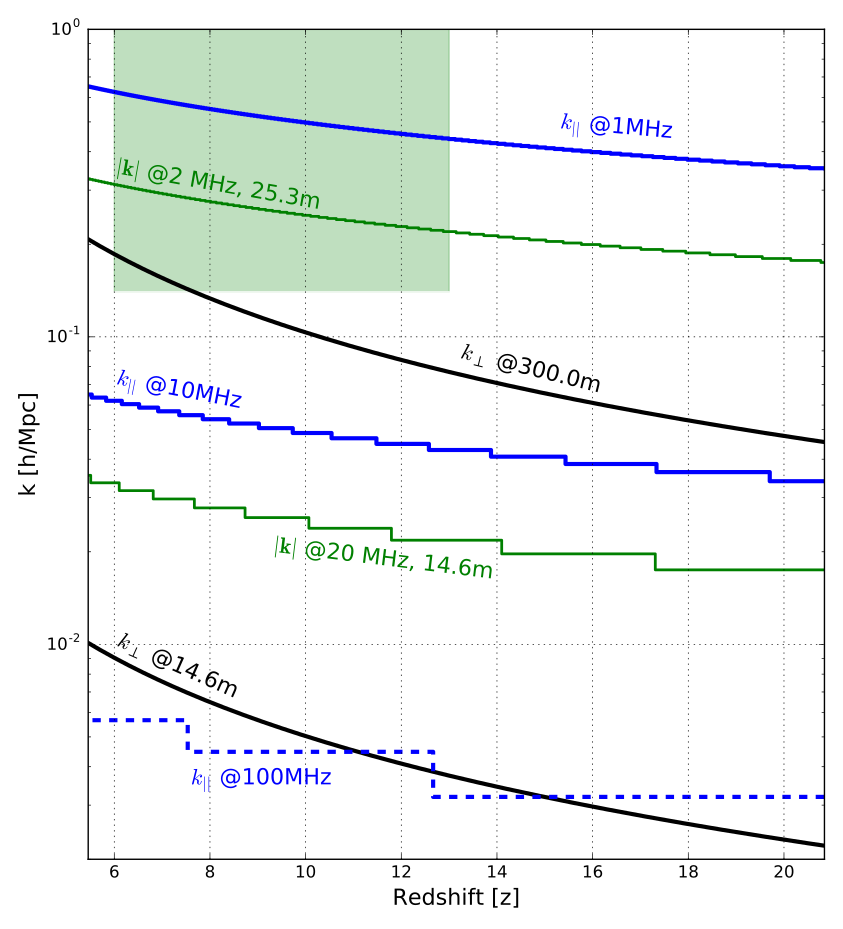

The Python source for this figure:
import sys
sys.path.append('/Users/ddeboer/Documents/ubase/Code/cosmo')
import nedclass
import matplotlib.pyplot as plt
import math
import numpy as np

n = nedclass.ned(H0=100.0)

def get_dz(z,B,rest=1420.):
    return B*(1+z)**2/rest
def just_z_stuff(z,restFreq,b):  #just pass one z
    #X = []  # X Mpc/rad
    #Xb = [] # scaled version
    #Xinstr = []  # observed extent in Mpc
    #Y = []  # Y Mpc/GHz
    #DA = [] # angular scale term
    #E = []  # Hubble parameter evolution
    DAi = n.calcUniverse(z)
    #DA.append(DAi)
    Xi = DAi*(1.+z)
    obsFreq = restFreq/(1.+z)
    obsWavelength = 0.3/obsFreq
    Xbi = Xi/((180.0/math.pi)*1.0)  #convert to degrees
    #X.append(Xi)
    #Xb.append(Xbi)
    Xbi = Xi*coeff*obsWavelength/b
    #Xinstr.append(Xbi)
    #E.append(n.Ez)
    Yi = ( n.Ynu )/restFreq
    #Y.append(Yi)
    #Y = np.array(Y)
    #Xinstr = np.array(Xinstr)
    return Xbi, Yi

def mkPlot(restFreq,BW,b,coeff,z=None):
    # Loop over red-shift
    if z is None:
        calcNewz=False
	z = np.arange(0.1,25.0,.1)
    else:
        calcNewz=True
    Xb= []
    Y = []
    newz = []
    for i,zi in enumerate(z):
        Xinstr,Yi = just_z_stuff(zi,restFreq,b)
        Xb.append(Xinstr)
        Y.append(Yi)
        if calcNewz:
            newz.append(zi)
            newz.append(zi)
            dz = get_dz(zi,BW,restFreq)
            Xinstr,Yi = just_z_stuff(zi+dz,restFreq,b)
            Xb.append(Xinstr)
            Y.append(Yi)
    if calcNewz:
        z = newz
    Y = np.array(Y)
    Xb = np.array(Xb)
    kperp = 2.0*np.pi/Xb
    kpar = 2.0*np.pi/(BW*Y)
    ktot = np.sqrt(2.0*kperp**2 + kpar**2)
    return z,kperp,kpar,ktot

restFreq = 1.42
coeff = 1.2

###Make plot
#zeroth part
zhera = [6,13]
khera1 = [.14,.14]
plt.semilogy(zhera,khera1,'w')
khera2 = [20,20]
plt.semilogy(zhera,khera2,'w') 
plt.fill_between(zhera,khera1,khera2,color='w',alpha='0.65')

#first part (k_tot)
zstart = 5.0
zstop = 25.0
BW_list = [0.02,0.01,.002]
D_list = [14.6,25.3,25.3]
#txtloc = [[9,.02,-4],[7,.32,-5]]  #wide
txtloc = [[9.3,.02,-7],[10.3,.02,-7],[6.0,.34,-10]]  #narrow
lsc = ['g-','r-','g-']
tclr = ['g','r','g']
use_i = [0,2]
for i in use_i:
    BW = BW_list[i]
    z = [zstart]
    while z[-1]<zstop:
        newz = z[-1] + get_dz(z[-1],BW,restFreq)
        z.append(newz)
    z,kperp,kper,ktot = mkPlot(restFreq,BW,D_list[i],coeff,z)
    if i==0:
        zsave = z
        savek = ktot
    show_label='%.0f MHz, %.1fm' % (1000.*BW,D_list[i])
    lbl = r'${\bf |k|}$ @%s' % (show_label)
    plt.semilogy(z,ktot,lsc[i],label=show_label,lw=2) 
    plt.text(txtloc[i][0],txtloc[i][1],lbl,rotation=txtloc[i][2],color=tclr[i],fontsize=16)
ktottop = 10.*np.ones(len(zsave))
#plt.fill_between(zsave,savek,ktottop,color='g',alpha='0.25')
plt.fill_between(zhera,khera1,khera2,color='g',alpha='0.25')  ###AND REDO LINE 63

#second part  (k_perp)
BW = 0.01
D_list = [14.60,300.0]
lsc = ['k-','k-']
#txtloc = [[6,9.8e-3,-17],[13.2,.085,-8]]  #wide
txtloc = [[6,9.8e-3,-24],[13.2,.085,-14]]  #narrow
for i,D in enumerate(D_list):
    show_label = '%.1fm' % (D)
    z,kperp,kpar,ktot = mkPlot(restFreq,BW,D,coeff)
    lbl = r'$k_{\perp}$ @%s' % (show_label)
    plt.semilogy(z,kperp,lsc[i],label=lbl,linewidth=3)
    plt.text(txtloc[i][0],txtloc[i][1],lbl,rotation=txtloc[i][2],color='k',fontsize=16)
#plt.fill_between(z,p[0],p[1],color='grey',alpha='0.65')

#third part  (k_par)
D = 14.6
BW_list = [0.1,0.01,.001]
lsc = ['b--','b-','b-']
txtloc = [[7.6,3.5e-3,0],[6,.07,-11],[15.3,.475,-5]]
BW_show = ['100MHz','10MHz', '1MHz']
zstart = 5.0
zstop = 25.0
for i,BW in enumerate(BW_list):
    z = [zstart]
    while z[-1]<zstop:
        newz = z[-1] + get_dz(z[-1],BW,restFreq)
        z.append(newz)
    show_label = BW_show[i]
    z,kperp,kpar,ktot = mkPlot(restFreq,BW,D,coeff,z)
    lbl = r'$k_{||}$ @%s' % (show_label)
    plt.semilogy(z,kpar,lsc[i],label=lbl,linewidth=3)
    plt.text(txtloc[i][0],txtloc[i][1],lbl,rotation=txtloc[i][2],color='b',fontsize=16)
#plt.fill_between(z,p[0],p[1],color='b',alpha='0.25')

#fourth part (redshift bins)
draw_z_bins = False
if draw_z_bins:
    z_list = [6.,12.,18.]
    for z in z_list:
        for BW in BW_list:
            zback,kperp,kpar,ktot = mkPlot(restFreq,BW,D,coeff)
            y = 0.9*kpar[int(np.where(zback>0.99*z)[0][0])]
            dz = get_dz(z,BW,restFreq)
            if BW<0.02:
   	        plotit=True
   	    elif z>11. and z<13.:
   	        y = 0.9*y
   	        plotit = True
   	    else:
   	        plotit = False
   	    if plotit:
                plt.plot([z-dz/2.,z+dz/2.],[y,y],'b',lw=2)
                plt.plot([z-dz/2.,z-dz/2.],[0.9*y,1.1*y],'b',lw=2)
                plt.plot([z+dz/2.,z+dz/2.],[0.9*y,1.1*y],'b',lw=2)


plt.xlabel('Redshift [z]',fontsize=16)
plt.ylabel('k [h/Mpc]',fontsize=16)
#plt.legend(loc='upper right')
plt.grid()
plt.axis([restFreq/0.220 - 1.0,restFreq/0.065-1.0,2e-3,1])
